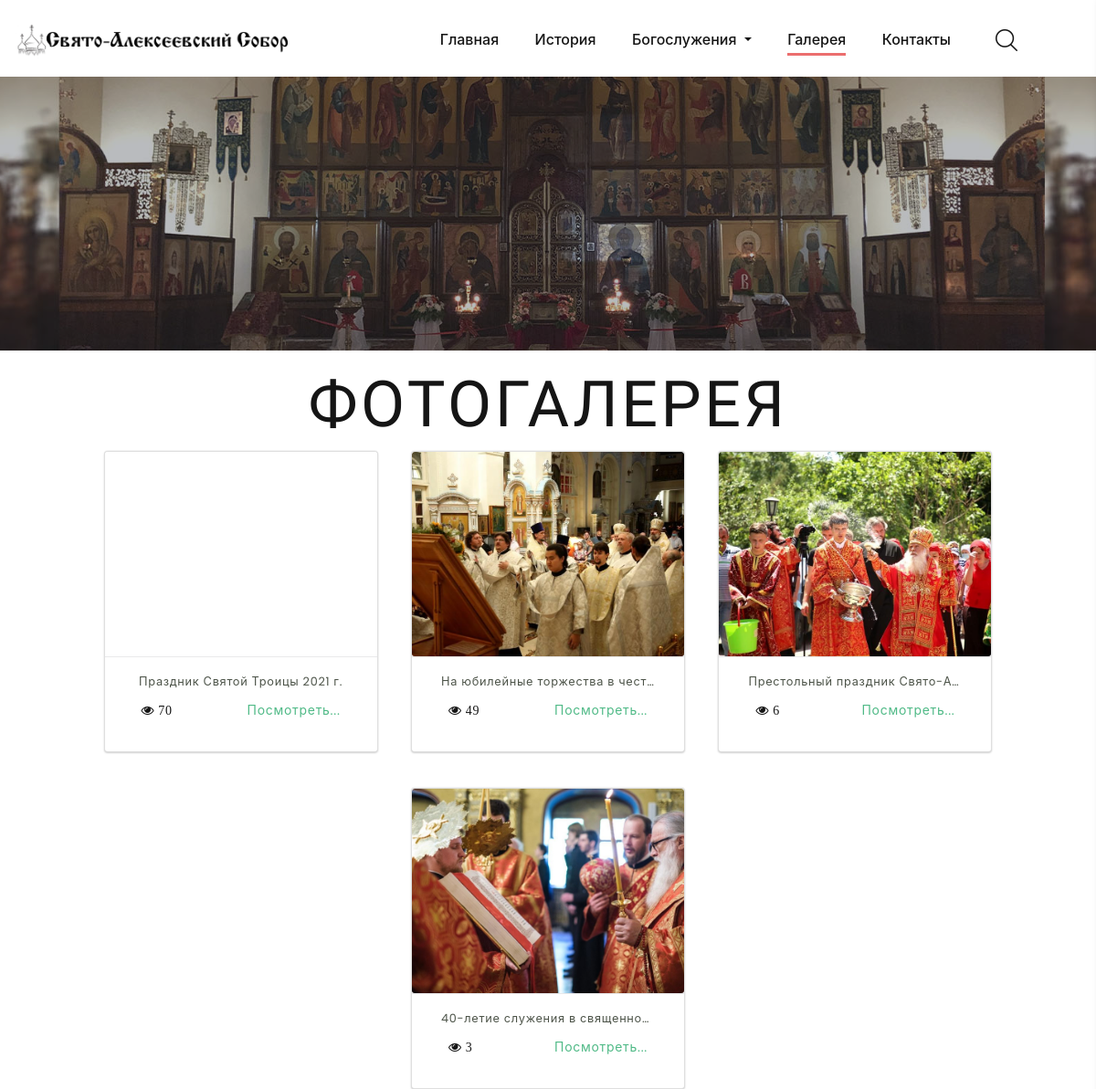
The app's page /gallery/ (upper part), older data.
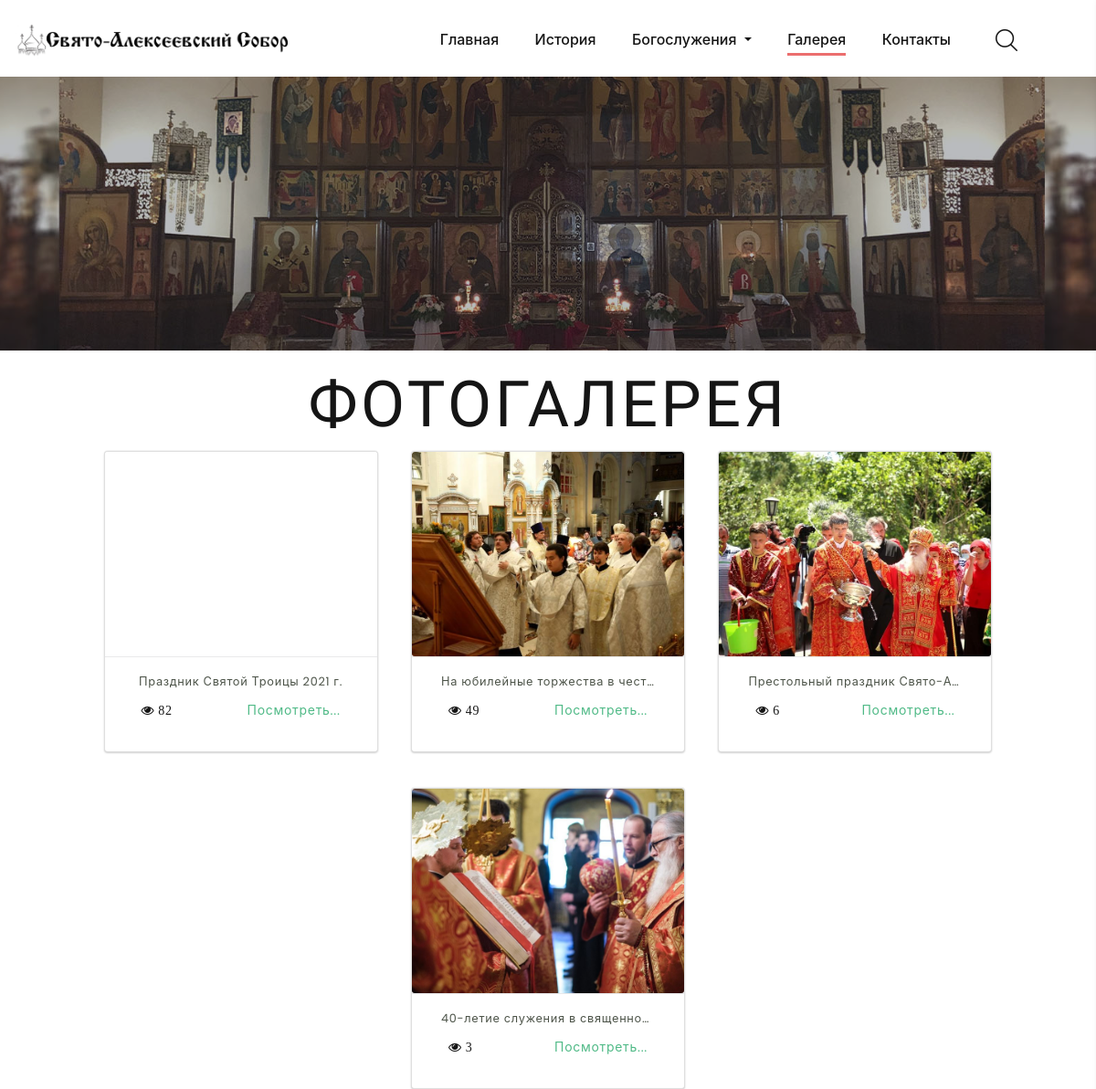
The same page, newer data.
### main/models.py (models this page shows, shortened)
class News(models.Model):
    title = models.CharField("Заголовок", max_length=150)
    picture = models.ImageField("Картинка", upload_to="media/%Y/%m/%d/")
    content = models.TextField("Контент")
    date = models.DateField("Дата")
    is_published = models.BooleanField("Опубликовать", default=True)
    views = models.PositiveIntegerField("Просмотры", default=0)
    class Meta:
        verbose_name = "Новость"
        verbose_name_plural = "Новости"
        ordering = ['-date', 'is_published']

### main/views.py (the view)
# urls.py: path('gallery/', views.Gallery.as_view(), name="gallery"),
class Gallery(ListView):
    model = News
    paginate_by = 20
    template_name = "main/gallery.html"
    context_object_name = "post"
    def get_queryset(self):
        return News.objects.filter(is_published=True)

### main/templates/main/gallery.html (shortened to what this page needs)
{% extends 'base.html' %}
{% load static %}
{% load thumbnail %}
{% block nav_active %}
    <ul class="rd-navbar-nav">
        <li class="rd-nav-item"><a class="rd-nav-link" href="{% url 'index' %}">Главная</a>
        </li>
        <li class="rd-nav-item"><a class="rd-nav-link" href="{% url 'history' %}">История</a>
        </li>
        <li class="rd-nav-item dropdown">
            <a class="rd-nav-link dropdown-toggle" data-toggle="dropdown" href="#"
               role="button" aria-haspopup="true" aria-expanded="false">
                Богослужения
            </a>
        </li>
        <li class="rd-nav-item active"><a class="rd-nav-link" href="{% url 'gallery' %}">Галерея</a>
        </li>
        <li class="rd-nav-item"><a class="rd-nav-link" href="{% url 'contact' %}">Контакты</a></li>
    </ul>
{% endblock %}
{% block body %}
    <section class="breadcrumbs-custom-inset">
        <div class="breadcrumbs-custom context-dark bg-overlay-33">
            <div class="box-position" style="background-image: url({% static 'images/my/MainPicture2.jpg' %});"></div>
        </div>
    </section>
        <h2 class="mt-4">Фотогалерея</h2>
                {% for news in page_obj %}
                    {% if news.images.all %}
                        <div class="card">
                            <div class="card-img"
                                    {% thumbnail news.picture "370x307" crop="center" as im %}
                                 style="background-image:url({{ im.url }});">
                                    {% endthumbnail %}
                            </div>
                            <div class="card-content">
                                    <a href="{% url 'photo_gallery' news.pk %}">
                                        <p>{{ news.title }}</p></a>
                                <div class="justify-content-between m-2" style="display: flex">
                                        <span class="fa fa-eye"><span class="mx-1">{{ news.views }}</span></span>
                                        <a href="{% url 'photo_gallery' news.pk %}" class="">Посмотреть...</a>
                                </div>
                            </div>
                        </div>
                    {% endif %}
                {% endfor %}
{% endblock %}

Row changes from the older to the newer data that the page shows:
changed News "Праздник Святой Троицы 2021 г.": views "70" → "82"
